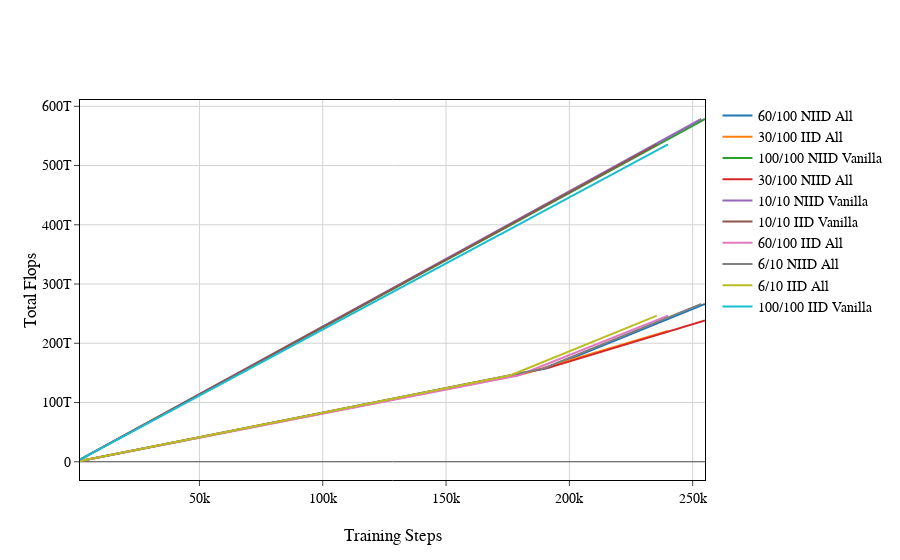

Notebook source saved alongside this figure:
### Code cell
fig = go.Figure()

for i in range(len(df)):
    fig.add_trace(
        go.Scatter(x=eval(steps[i]), y=eval(df['Method Flops'][i]), name=df['Experiment Name'][i])
    )
fig.update_layout(title_text="",
        paper_bgcolor='rgba(255,255,255,1)',\
    plot_bgcolor='rgba(255,255,255,1)',)

fig.update_xaxes(showline=True, linewidth=1, linecolor='black', mirror=True,ticks='outside', showgrid=True, gridcolor="LightGray")
fig.update_yaxes(showline=True, linewidth=1, linecolor='black', mirror=True, ticks='outside', showgrid=True, gridcolor="LightGray")

fig.update_layout(template=None, xaxis_title="Training Steps", yaxis_title="Total Flops", font=dict(family='Times New Roman', size=14, color='Black'))

fig.show()

### Figure 1 — Plotly figure (JSON) as saved in the notebook; plotly's stock layout.template omitted (floating-point values rounded to 4 significant figures; data arrays with more than 128 entries replaced by an {"elided": "..."} marker saying what was removed)
{"data": [{"name": "60/100 NIID All", "type": "scatter", "x": {"elided": "150 int values"}, "y": {"elided": "150 int values"}}, {"name": "30/100 IID All", "type": "scatter", "x": {"elided": "150 int values"}, "y": {"elided": "150 int values"}}, {"name": "100/100 NIID Vanilla", "type": "scatter", "x": {"elided": "150 int values"}, "y": {"elided": "150 int values"}}, {"name": "30/100 NIID All", "type": "scatter", "x": {"elided": "150 int values"}, "y": {"elided": "150 int values"}}, {"name": "10/10 NIID Vanilla", "type": "scatter", "x": {"elided": "150 int values"}, "y": {"elided": "150 int values"}}, {"name": "10/10 IID Vanilla", "type": "scatter", "x": {"elided": "150 int values"}, "y": {"elided": "150 int values"}}, {"name": "60/100 IID All", "type": "scatter", "x": {"elided": "150 int values"}, "y": {"elided": "150 int values"}}, {"name": "6/10 NIID All", "type": "scatter", "x": {"elided": "150 int values"}, "y": {"elided": "150 int values"}}, {"name": "6/10 IID All", "type": "scatter", "x": {"elided": "150 int values"}, "y": {"elided": "150 int values"}}, {"name": "100/100 IID Vanilla", "type": "scatter", "x": {"elided": "150 int values"}, "y": {"elided": "150 int values"}}], "layout": {"font": {"color": "Black", "family": "Times New Roman", "size": 14}, "paper_bgcolor": "rgba(255,255,255,1)", "plot_bgcolor": "rgba(255,255,255,1)", "title": {"text": ""}, "xaxis": {"gridcolor": "LightGray", "linecolor": "black", "linewidth": 1, "mirror": true, "showgrid": true, "showline": true, "ticks": "outside", "title": {"text": "Training Steps"}}, "yaxis": {"gridcolor": "LightGray", "linecolor": "black", "linewidth": 1, "mirror": true, "showgrid": true, "showline": true, "ticks": "outside", "title": {"text": "Total Flops"}}}}
